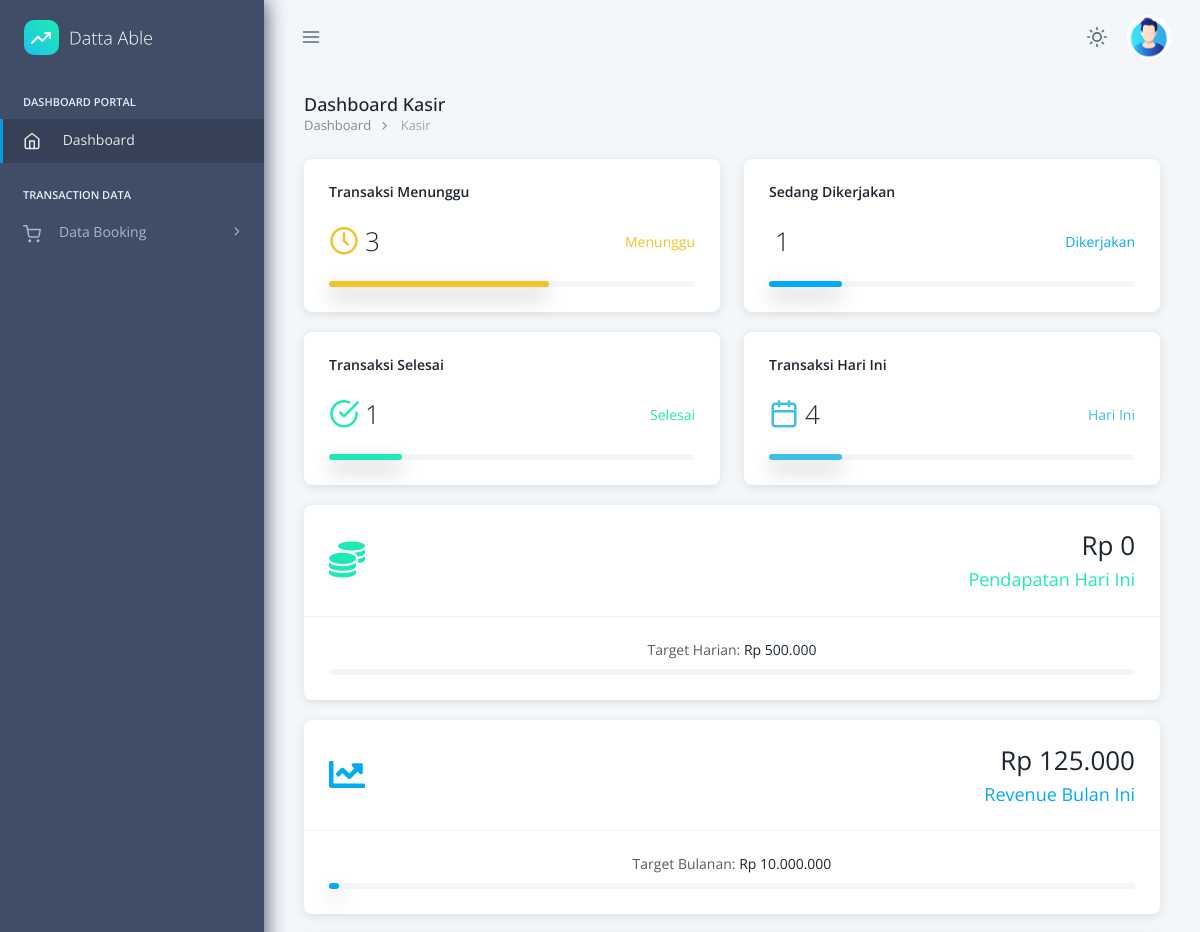
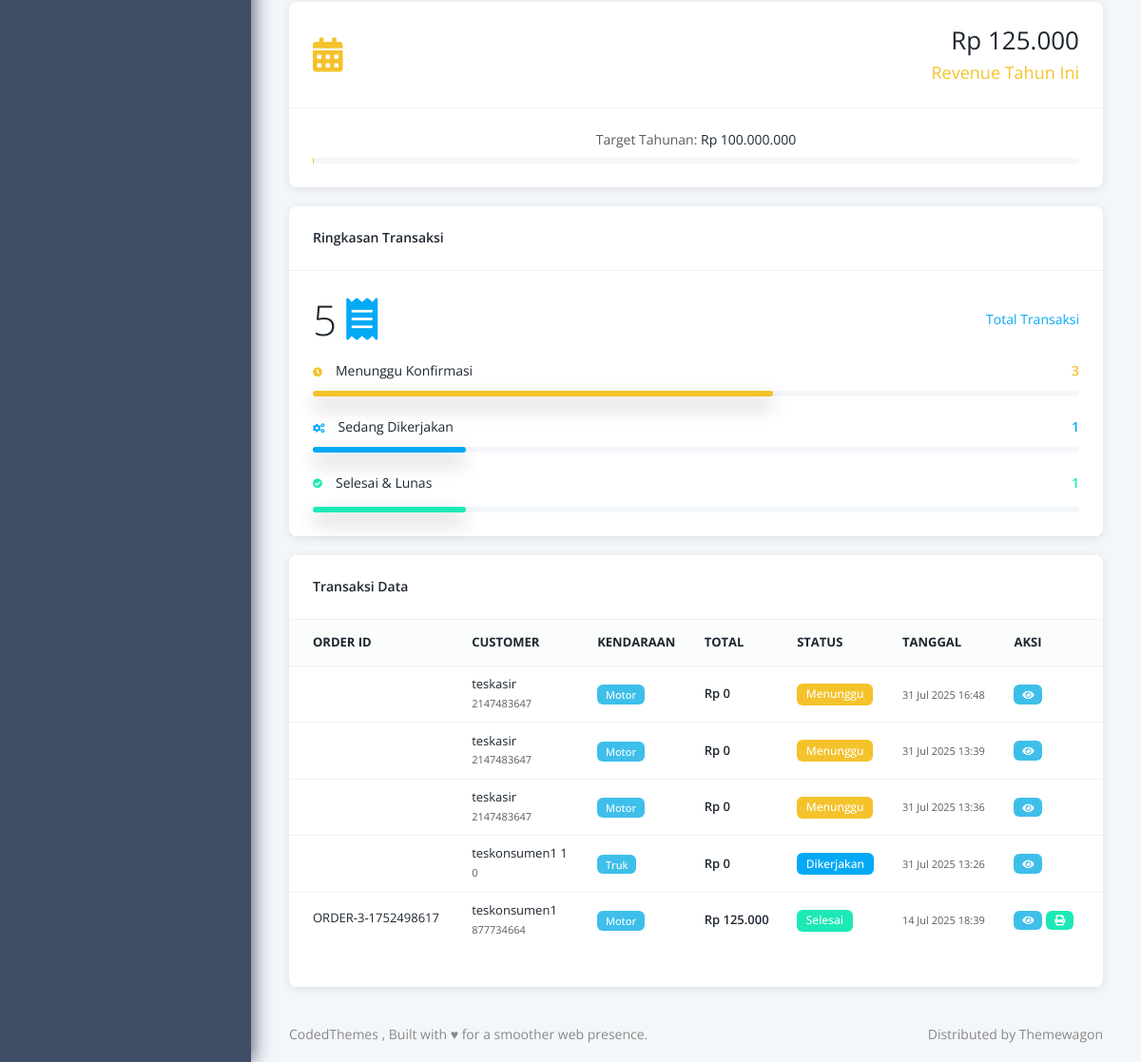
Page /dashboard/kasir/index.php on the committed database (2 pictures, top to bottom).
### tables this page shows
CREATE TABLE `tb_transaksi` (
  `id_transaksi` bigint(11) NOT NULL,
  `id_user` bigint(11) NOT NULL,
  `nama_booking` varchar(255) DEFAULT NULL,
  `plat` varchar(255) DEFAULT NULL,
  `type_kendaraan` varchar(255) NOT NULL,
  `total_harga` decimal(10,2) DEFAULT NULL,
  `status_pembayaran` enum('pending','paid','failed','cancelled','menunggu','dikerjakan','selesai') NOT NULL,
  `order_id` varchar(100) DEFAULT NULL,
  `snap_token` text DEFAULT NULL,
  `created_at` datetime DEFAULT NULL,
  `updated_at` datetime DEFAULT NULL
);

CREATE TABLE `tb_user` (
  `id_user` bigint(11) NOT NULL,
  `nama` varchar(255) NOT NULL,
  `nohp` int(20) NOT NULL,
  `email` varchar(255) NOT NULL,
  `password` varchar(255) NOT NULL,
  `role` enum('administrator','kasir','mekanik','konsumen') NOT NULL,
  `photo_profile` text DEFAULT NULL,
  `created_at` datetime DEFAULT NULL,
  `updated_at` datetime DEFAULT NULL
);

### dashboard/kasir/index.php (the view, shortened to what the rows shown need)
<?php
include '../../db/koneksi.php';
$stats_query = "SELECT
    COUNT(CASE WHEN status_pembayaran = 'menunggu' THEN 1 END) as menunggu,
    COUNT(CASE WHEN status_pembayaran = 'dikerjakan' THEN 1 END) as dikerjakan,
    COUNT(CASE WHEN status_pembayaran = 'selesai' THEN 1 END) as selesai,
    COUNT(*) as total
FROM tb_transaksi
WHERE status_pembayaran IN ('menunggu', 'dikerjakan', 'selesai')";
$stats = $pdo->query($stats_query)->fetch();
$transaksi_query = "SELECT
    t.id_transaksi,
    t.order_id,
    t.type_kendaraan,
    t.total_harga,
    t.status_pembayaran,
    t.created_at,
    u.nama as nama_customer,
    u.nohp
FROM tb_transaksi t
JOIN tb_user u ON t.id_user = u.id_user
WHERE t.status_pembayaran IN ('menunggu', 'dikerjakan', 'selesai')
ORDER BY t.created_at DESC
LIMIT 10";
$transaksi_list = $pdo->query($transaksi_query)->fetchAll();
function formatCurrency($amount)
{
    return 'Rp ' . number_format($amount, 0, ',', '.');
}
function getStatusBadge($status)
{
    switch ($status) {
        case 'menunggu':
            return '<span class="badge bg-warning-500 text-white text-[12px]">Menunggu</span>';
        case 'dikerjakan':
            return '<span class="badge bg-primary-500 text-white text-[12px]">Dikerjakan</span>';
        case 'selesai':
            return '<span class="badge bg-success-500 text-white text-[12px]">Selesai</span>';
    }
}
function formatTanggalIndonesia($date)
{
    $bulan = [
        1 => 'Jan',
        2 => 'Feb',
        3 => 'Mar',
        4 => 'Apr',
        5 => 'Mei',
        6 => 'Jun',
        7 => 'Jul',
        8 => 'Agu',
        9 => 'Sep',
        10 => 'Okt',
        11 => 'Nov',
        12 => 'Des'
    ];
    $timestamp = strtotime($date);
    $tanggal = date('d', $timestamp);
    $bulan_num = date('n', $timestamp);
    $tahun = date('Y', $timestamp);
    $jam = date('H:i', $timestamp);
    return $tanggal . ' ' . $bulan[$bulan_num] . ' ' . $tahun . ' ' . $jam;
}
?>
<!doctype html>
<html lang="en" data-pc-preset="preset-1" data-pc-sidebar-caption="true" data-pc-direction="ltr" dir="ltr" data-pc-theme="light">
<head>
    <link rel="stylesheet" href="../../assets/fonts/phosphor/duotone/style.css" />
    <link rel="stylesheet" href="../../assets/fonts/tabler-icons.min.css" />
    <link rel="stylesheet" href="../../assets/fonts/feather.css" />
    <link rel="stylesheet" href="../../assets/fonts/fontawesome.css" />
    <link rel="stylesheet" href="../../assets/fonts/material.css" />
    <link rel="stylesheet" href="../../assets/css/style.css" id="main-style-link" />
</head>
<body>
    <div class="pc-container">
        <div class="pc-content">
            <div class="grid grid-cols-12 gap-x-6">
                <div class="col-span-12 xl:col-span-5">
                    <div class="card user-list">
                        <div class="card-body">
                            <div class="flex items-center justify-between gap-1 mb-5">
                                <h2 class="font-light flex items-center m-0">
                                    <?= $stats['total'] ?>
                                    <i class="fas fa-receipt text-[16px] ml-2.5 text-primary-500"></i>
                                </h2>
                            </div>
                        </div>
                    </div>
                </div>
                <div class="col-span-12 xl:col-span-7">
                    <div class="card table-card">
                        <div class="card-body">
                            <div class="table-responsive">
                                <table class="table table-hover">
                                    <thead>
                                        <tr>
                                            <th>Order ID</th>
                                            <th>Customer</th>
                                            <th>Kendaraan</th>
                                            <th>Total</th>
                                            <th>Status</th>
                                            <th>Tanggal</th>
                                            <th>Aksi</th>
                                        </tr>
                                    </thead>
                                    <tbody>
                                        <?php if (!empty($transaksi_list)): ?>
                                            <?php foreach ($transaksi_list as $transaksi): ?>
                                                <tr class="<?= $transaksi['status_pembayaran'] == 'menunggu' ? 'table-warning' : '' ?>">
                                                    <td>
                                                        <h6 class="mb-1 text-[13px]"><?= htmlspecialchars($transaksi['order_id']) ?></h6>
                                                    </td>
                                                    <td>
                                                        <h6 class="mb-1 text-[13px]"><?= htmlspecialchars($transaksi['nama_customer']) ?></h6>
                                                        <p class="m-0 text-muted text-[11px]"><?= htmlspecialchars($transaksi['nohp']) ?></p>
                                                    </td>
                                                    <td>
                                                        <span class="badge bg-info-500 text-white text-[11px]">
                                                            <?= htmlspecialchars($transaksi['type_kendaraan']) ?>
                                                        </span>
                                                    </td>
                                                    <td>
                                                        <h6 class="mb-0 text-[13px] font-semibold"><?= formatCurrency($transaksi['total_harga']) ?></h6>
                                                    </td>
                                                    <td>
                                                        <?= getStatusBadge($transaksi['status_pembayaran']) ?>
                                                    </td>
                                                    <td>
                                                        <h6 class="text-muted mb-0 text-[11px]">
                                                            <?= formatTanggalIndonesia($transaksi['created_at']) ?>
                                                        </h6>
                                                    </td>
                                                    <td>
                                                        <div class="flex gap-1">
                                                            <a href="transaksi_detail.php?id=<?= $transaksi['id_transaksi'] ?>"
                                                                class="badge bg-info-500 text-white text-[11px]"
                                                                title="Lihat Detail">
                                                                <i class="fas fa-eye"></i>
                                                            </a>
                                                            <?php if ($transaksi['status_pembayaran'] == 'selesai'): ?>
                                                                <a href="cetak_invoice.php?id=<?= $transaksi['id_transaksi'] ?>"
                                                                    class="badge bg-success-500 text-white text-[11px]"
                                                                    title="Cetak Invoice">
                                                                    <i class="fas fa-print"></i>
                                                                </a>
                                                            <?php endif; ?>
                                                        </div>
                                                    </td>
                                                </tr>
                                            <?php endforeach; ?>
                                        <?php endif; ?>
                                    </tbody>
                                </table>
                            </div>
                        </div>
                    </div>
                </div>
            </div>
        </div>
    </div>
</body>
</html>

### rows in the picture
tb_transaksi: id_user.nama "teskasir", id_user.nohp "2147483647", type_kendaraan "Motor", total_harga "Rp 0", status_pembayaran "Menunggu", created_at "31 Jul 2025 16:48"
tb_transaksi: id_user.nama "teskasir", id_user.nohp "2147483647", type_kendaraan "Motor", total_harga "Rp 0", status_pembayaran "Menunggu", created_at "31 Jul 2025 13:39"
tb_transaksi: id_user.nama "teskasir", id_user.nohp "2147483647", type_kendaraan "Motor", total_harga "Rp 0", status_pembayaran "Menunggu", created_at "31 Jul 2025 13:36"
tb_transaksi: id_user.nama "teskonsumen1 1", id_user.nohp "0", type_kendaraan "Truk", total_harga "Rp 0", status_pembayaran "Dikerjakan", created_at "31 Jul 2025 13:26"
tb_transaksi: order "ORDER-3-1752498617", id_user.nama "teskonsumen1", id_user.nohp "877734664", type_kendaraan "Motor", total_harga "Rp 125.000", status_pembayaran "Selesai", created_at "14 Jul 2025 18:39"

### other values in the picture
$stats['menunggu'] "3"
$stats['dikerjakan'] "1"
$stats['selesai'] "1"
$today_stats['transaksi_hari_ini'] "4"
formatCurrency($today_stats['pendapatan_hari_ini'] ?? 0) "Rp 0"
formatCurrency(500000) "Rp 500.000"
formatCurrency($revenue['revenue_bulan_ini'] ?? 0) "Rp 125.000"
formatCurrency(10000000) "Rp 10.000.000"
formatCurrency($revenue['revenue_tahun_ini'] ?? 0) "Rp 125.000"
formatCurrency(100000000) "Rp 100.000.000"
$stats['total'] "5"
